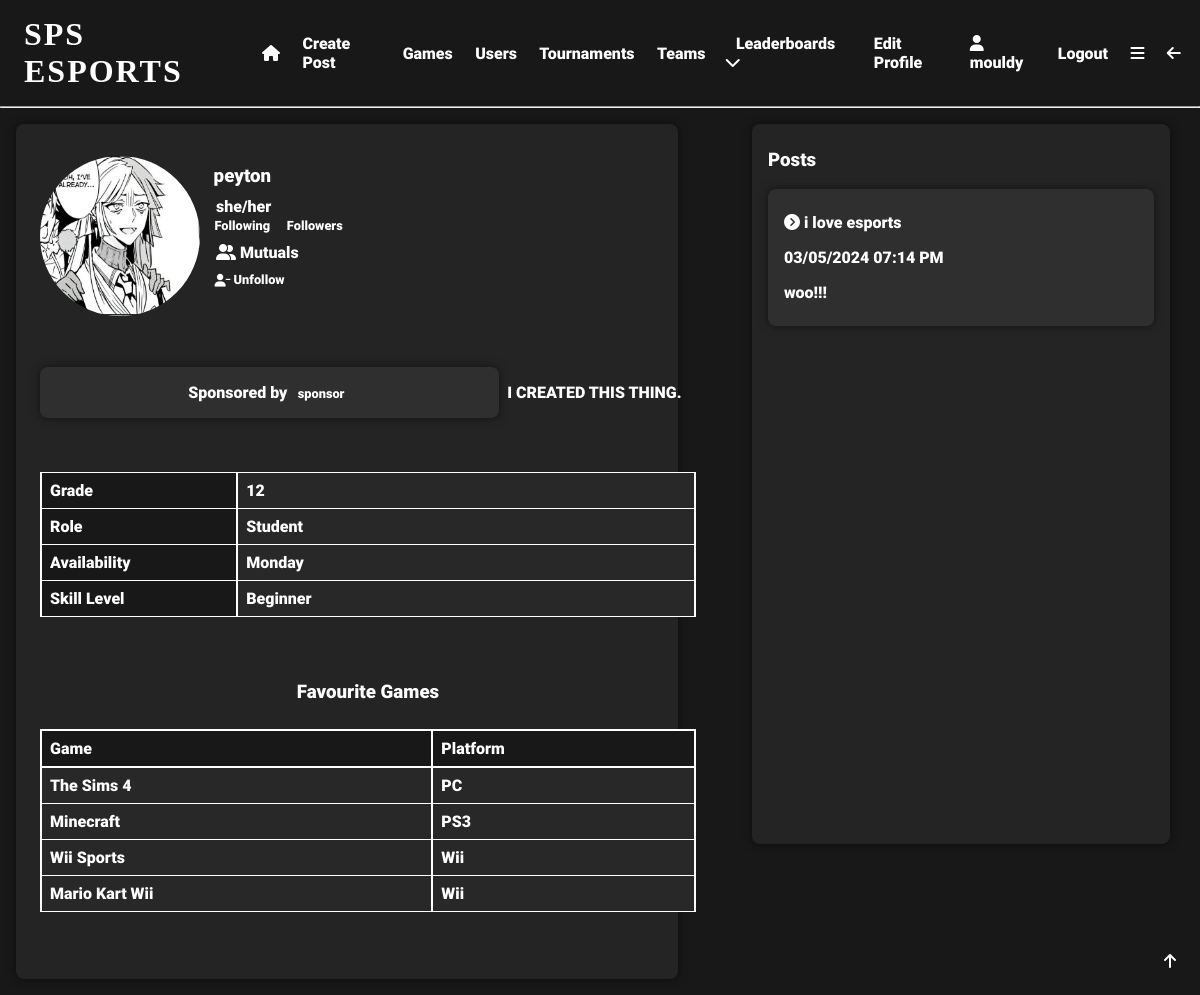
Page /user/peyton (signed in) on the committed database.
### app/models.py (models this page shows, shortened)
class User(UserMixin, db.Model):
    user_id = db.Column(db.Integer, primary_key=True)
    username = db.Column(db.String(64), index=True, unique=True)
    email = db.Column(db.String(120), index=True, unique=True)
    password_hash = db.Column(db.String(128), nullable=False)
    pfp = db.Column(db.String(140))
    user_bio = db.Column(db.String(140), default='New to SPS eSports!!!')
    pronouns = db.Column(db.String(64), nullable=True)
    skill_level = db.Column(db.String(64), default='Unsure')
    role = db.Column(db.String(64))
    grade = db.Column(db.String(64), nullable=True, default='Unsure')
    availability = db.Column(db.String(140), default='Unsure')
    teams = db.relationship('Teams', back_populates='user')
    team_users = db.relationship('TeamUsers', back_populates='user')
    posts = db.relationship('Posts', back_populates='user')
    likes = db.relationship('Likes', back_populates='user')
    tournaments = db.relationship('Tournaments', back_populates='user')
    favourite_games = db.relationship('FavouriteGames', back_populates='user')
    tournament_users = db.relationship('TournamentUsers', back_populates='user')
    comments = db.relationship('Comments', back_populates='user')
    matches = db.relationship('Matches', back_populates='user')
    match_users = db.relationship('MatchUsers', back_populates='user')
    following = db.relationship('Following', backref='user', foreign_keys='Following.user_id')
    followed = db.relationship('Following', foreign_keys='Following.following_id')
    sponsor = db.relationship('SponsoredUsers', backref='user', foreign_keys='SponsoredUsers.sponsor_id')
    sponsored = db.relationship('SponsoredUsers', foreign_keys='SponsoredUsers.sponsored_id')

class Games(db.Model):
    game_id = db.Column(db.Integer, primary_key=True, index=True, unique=True, nullable=False)
    game_title = db.Column(db.String(64), index=True, nullable=False)
    platform = db.Column(db.String(64), index=True)
    year = db.Column(db.Integer, index=True)
    genre = db.Column(db.String(64), index=True)
    publisher = db.Column(db.String(64), index=True)
    global_sales = db.Column(db.Float, index=True)
    sales_ranking = db.Column(db.Integer, index=True)
    favourite_games = db.relationship('FavouriteGames', back_populates='game')

class Posts(db.Model):
    post_id = db.Column(db.Integer, primary_key=True, index=True, unique=True, nullable=False)
    post_title = db.Column(db.String(64), nullable=False)
    post_content = db.Column(db.String(140), nullable=False)
    post_date = db.Column(db.DateTime, nullable=False)
    post_type = db.Column(db.String(64))
    likes = db.Column(db.Integer, default=0)
    user_id = db.Column(db.Integer, db.ForeignKey('user.user_id'), name='post_user_id', nullable=False)
    user = db.relationship('User', back_populates='posts')
    post_likes = db.relationship('Likes', back_populates='post')
    comments = db.relationship('Comments', back_populates='post')

### app/routes.py (the view, shortened to what this page needs)
@app.route('/user/<username>', methods=['GET', 'POST'])
@login_required
def user(username):
    user = User.query.filter_by(username=username).first_or_404()
    username = user.username
    if Following.query.filter_by(user_id=current_user.user_id, following_id=user.user_id).count() > 0:
        is_following = True
    else:
        is_following = False
    if is_following and Following.query.filter_by(user_id=user.user_id, following_id=current_user.user_id).count() > 0:
        mutuals = True
    else:
        mutuals = False
    tournaments = Tournaments.query.filter_by(winner=user.user_id).all()
    matches = Matches.query.filter_by(match_winner=user.user_id).all()
    fave_id = FavouriteGames.query.filter_by(user_id=user.user_id).all()
    favourites = []
    for favourite in fave_id:
        game = Games.query.filter_by(game_id=favourite.game_id).first()
        favourites.append(game)
    if SponsoredUsers.query.filter_by(sponsored_id=user.user_id).count() > 0:
        is_sponsee = True
        sponsor_id = SponsoredUsers.query.filter_by(sponsored_id=user.user_id).first().sponsor_id
        sponsor = User.query.filter_by(user_id=sponsor_id).first()
    else:
        is_sponsee = False
        sponsor = None
    posts = Posts.query.filter_by(user_id=user.user_id).order_by(Posts.post_date.desc()).all()
    for post in posts:
        if len(post.post_content) > 50:
            post.post_content = post.post_content[:50] + '...'
    if current_user.role == "Sponsor":
        is_sponsored = SponsoredUsers.query.filter_by(sponsor_id=current_user.user_id, sponsored_id=user.user_id).count()
    else:
        is_sponsored = False
    sponsees = []
    return render_template('user.html', user=user, posts=posts, username=username, is_following=is_following,
                           mutuals=mutuals, tournaments=tournaments, favourites=favourites, matches=matches, is_sponsored=is_sponsored, sponsees=sponsees, is_sponsee=is_sponsee, sponsor=sponsor)

### app/__init__.py (called while the page is built)
@app.template_filter('format_datetime')
def format_datetime(date):
    return date.strftime('%d/%m/%Y %I:%M %p')

### app/models.py (called while the page is built)
@login.user_loader
def load_user(user_id):
    return User.query.get(int(user_id))  # returns the user id as an integer

### app/templates/user.html (shortened to what this page needs)
{% extends "base.html" %}
{% block content %}
<div class="row">
    <div class="half">
        <div class="user-box">
            <div class="user-header">
                <div class="row">
                    <div class="quarter">
                        {% if user.pfp %}
                        <img src="{{url_for('static', filename='pfps/' + user.pfp)}}"
                             alt="profile picture">
                        {% else %}
                        <img src="{{url_for('static', filename='pfps/default.jpg')}}"
                             alt="profile picture">
                        {% endif %}
                    </div>
                    <div class="three-quarter">
                        <h3>{{user.username}}</h3>
                        {% if user.pronouns %}
                        <p>{{user.pronouns}}</p>
                        {% endif %}
                        <a href="{{url_for('following', username=user.username)}}">Following</a>
                        <a href="{{url_for('followers', username=user.username)}}">Followers</a>
                        <br>
                        {% if current_user.username == user.username %}
                        <a href="{{url_for('edit_profile')}}"><i class="fa-solid fa-pen"></i>  Edit Profile</a>
                        {% else %}
                            {% if mutuals %}
                            <p style="padding: 0.5em;"><i class="fa-solid fa-user-group"></i>  Mutuals</p>
                            {% endif %}
                            {% if is_following %}
                            <a href="{{url_for('unfollow', username=username)}}"><i class="fa-solid fa-user-minus"></i>  Unfollow</a>
                            {% else %}
                            <a href="{{url_for('follow', username=username)}}"><i class="fa-solid fa-user-plus"></i>  Follow</a>
                            {% endif %}
                        {% endif %}
                    </div>
                </div>
            </div>
            <div class="user-header">
                {% if is_sponsee %}
                <div class="gen-container">
                    <p>Sponsored by <a href="{{url_for('user', username=sponsor.username)}}">{{sponsor.username}}</a></p>
                </div>
                {% endif %}
                <div class="row">
                    <p>{{user.user_bio}}</p>
                </div>
                <div class="info-table firstcolumn">
                    <table>
                        <tr>
                            <td>Grade</td>
                            <td>{{user.grade}}</td>
                        </tr>
                        <tr>
                            <td>Role</td>
                            <td>{{user.role}}</td>
                        </tr>
                        <tr>
                            <td>Availability</td>
                            <td>{{user.availability}}</td>
                        </tr>
                        <tr>
                            <td>Skill Level</td>
                            <td>{{user.skill_level}}</td>
                        </tr>
                    </table>
                </div>
                {% if favourites %}
                <div class="info-table other">
                    <h3>Favourite Games</h3>
                    <table>
                        <tr>
                            <th>Game</th>
                            <th>Platform</th>
                        </tr>
                        {% for favourite in favourites %}
                        <tr>
                            <td>{{favourite.game_title}}</td>
                            <td>{{favourite.platform}}</td>
                        </tr>
                        {% endfor %}
                    </table>
                </div>
                {% endif %}
            </div>
        </div>
    </div>
    <div class="half">
        <div class="user-posts">
            <h3>Posts</h3>
            {% if posts %}
            {% for post in posts %}
            <div class="post">
                <a href="{{url_for('post', post_id=post.post_id)}}"><i
                        class="fa-solid fa-circle-chevron-right"></i>   {{post.post_title}}</a>
                <h4>{{post.post_date|format_datetime}}</h4>
                <p>{{post.post_content}}</p>
            </div>
            {% endfor %}
            {% else %}
            <p>No posts yet</p>
            {% endif %}
        </div>
    </div>
</div>
{% endblock %}

### app/templates/base.html (shortened to what this page needs)
<!DOCTYPE html>
<html lang="en">
<head>
    <link rel="stylesheet" href="{{ url_for('static', filename='css/styles.css') }}">
</head>
<body>
  <div id="top" class="header">
      {% if current_user.is_anonymous %}
        <h1 onclick="location.href='login'">SPS ESPORTS</h1>
        <a href="{{ url_for('login') }}">Login</a>
        <a href="{{ url_for('register') }}">Register</a>
      {% else %}
        <h1 onclick="location.href='{{url_for('index')}}'">SPS ESPORTS</h1>
        <a href="{{ url_for('index') }}"><i class="fa-solid fa-house"></i></a>
        <a href="{{ url_for('create_post') }}">Create Post</a>
        <a href="{{ url_for('search') }}">Games</a>
        <a href="{{ url_for('user_search') }}">Users</a>
        <a href="{{ url_for('tournament_search') }}">Tournaments</a>
        <a href="{{url_for('team_search')}}">Teams</a>
        <div class="expand">
            <div class="expand-button">
                <a href="javascript:showDropdown()">Leaderboards  <i class="fa-solid fa-chevron-down"></i></a>
            </div>
        </div>
        <a href="{{ url_for('edit_profile') }}">Edit Profile</a>
        <a href="{{ url_for('user', username=current_user.username) }}"><i class="fa-solid fa-user"></i>   {{current_user.username}}</a>
        <a href="{{ url_for('logout') }}">Logout</a>
        <a href="javascript:showNavBar()"><i class="fa-solid fa-bars"></i></a>
        <a href="javascript:window.history.back();"><i class="fa-solid fa-arrow-left"></i></a>
      {% endif %}
  </div>
    <hr>
  <div class="topbutton">
    <a href="#top"><i class="fa-solid fa-arrow-up"></i></a>
  </div>
{% block content %} {% endblock %}
</body>
</html>

### app/static/css/styles.css (style rules this page uses)
* { margin: 0; padding: 0; box-sizing: border-box; scroll-behavior: smooth; scrollbar-width: thin; scrollbar-color: white var(--bg); }
body { background: var(--bg); color: white; }
:root { --accent: #e81c29; --bg: #181818; --bg2: #282828; --lightbg: rgba(255,255,255,0.05); }
.row { display: flex; }
.half { flex: 50%; }
.quarter { flex: 25%; }
.three-quarter { flex: 75%; }
.header { display:flex; align-items: center; padding: 1em 0.5em; }
.header a { padding: 0em 0.7em; font-family: 'Roboto'; font-size: 1em; text-decoration: none; transition: 0.5s; position: relative; transition: 0.3s; color: white; }
.header a::before { content: ''; position: absolute; width: 100%; height: 2px; left: 0; bottom: -2px; background-color: var(--accent); transform-origin: right; transform: scaleX(0); transition: transform 0.3s; }
.header h1 { box-shadow: inset 0 0 0 0 var(--bg); font-family: 'Nausea'; letter-spacing: 2px; padding: 0 0.5em; position: relative; transition: color 0.3s ease-in-out, box-shadow 0.3s ease-in-out; }
.expand { font-family: 'Roboto'; padding: 0.5em; position: relative; }
h1 { font-family: 'Roboto'; font-size: 2em; }
.topbutton { position: fixed; bottom: 1em; right: 1em; padding: 0.5em; border-radius: 50%; background-color: var(--bg); color: white; font-family: 'Roboto'; font-size: 1em; transition: 0.5s; }
p { font-family: 'Roboto'; font-size: 1em; padding: 0.5em 0; }
a { color: white; text-decoration: none; transition: 0.5s; padding: 0.5em 0; position: relative; font-family: 'Roboto'; }
a::before { content: ''; position: absolute; width: 100%; height: 2px; left: 0; bottom: -2px; background-color: var(--accent); transform-origin: right; transform: scaleX(0); transition: transform 0.3s; }
.user-posts { display: flex; flex-flow: column; height: 90vh; width: 90%; overflow-y: scroll; overflow-x: hidden; background-color: var(--lightbg); box-shadow: 0 0 10px 0 rgba(0,0,0,0.5); border-radius: 0.5em; padding: 1em; margin: 1em; }
.user-posts h3 { padding: 0.5em 0; font-family: 'Roboto'; }
.post { display: flex; flex-flow: column wrap; background-color: var(--lightbg); box-shadow: 0 0 10px 0 rgba(0,0,0,0.5); border-radius: 0.5em; padding: 1em; margin: 0.5em 0; font-family: 'Roboto'; width: 100%; background: rgba(255,255,255,0.05); }
.post h4 { margin: 0.5em 0; }
.post a::before { top: 80%; }
.user-box { display: flex; flex-flow: column wrap; background-color: var(--lightbg); box-shadow: 0 0 10px 0 rgba(0,0,0,0.5); border-radius: 0.5em; padding: 1em; margin: 1em; font-family: 'Roboto'; width: 90%; height: auto; background: rgba(255,255,255,0.05); }
.user-header { display: flex; flex-flow: row wrap; align-items: center; padding: 0.5em; margin: 0.5em 0; height: 100%; }
.user-header .quarter { height: 20vh; width: 20vh; }
.user-header .three-quarter { height: 20vh; width: 60vh; margin: 0 0.5em; }
.user-header .quarter img { border-radius: 50%; aspect-ratio: 1/1; height: 100%; width: auto; }
.user-header h3 { padding: 0.5em 0.3em; }
.user-header a { padding: 0.5em; font-family: 'Roboto'; font-size: 0.8em; text-decoration: none; transition: 0.5s; position: relative; transition: 0.3s; }
.user-header a::before { top: 80%; }
.user-header p { font-size 0.8em; padding: 0 0.5em; }
.info-table { display: flex; flex-flow: column wrap; align-items: center; justify-content: center; width: 100%; margin: 1em 0; font-family: 'Roboto'; }
.info-table table { width: 100%; border-collapse: collapse; margin: 1em 0; text-align: left; }
.info-table th { padding: 0.5em; border: 2px solid white; background-color: var(--bg2); }
.info-table td { padding: 0.5em; border: 1px solid white; border-right: 2px solid white; border-left: 2px solid white; background-color: var(--bg2); }
.info-table.firstcolumn tr > td:first-child { width: 30%; background-color: var(--bg); }
.info-table.other th { background-color: var(--bg); }
.gen-container { display: flex; flex-flow: column wrap; align-items: center; justify-content: center; width: 70%; margin: 1em 0; font-family: 'Roboto'; background-color: var(--lightbg); padding: 1em; border-radius: 0.5em; box-shadow: 0 0 10px 0 rgba(0,0,0,0.5); }

### rows in the picture
User: username "mouldy"
User: pfp (picture), username "peyton", pronouns "she/her", user_bio "I CREATED THIS THING.", grade "12", role "Student", availability "Monday", skill_level "Beginner"
User: username "sponsor"
Games: game_title "The Sims 4", platform "PC"
Games: game_title "Minecraft", platform "PS3"
Games: game_title "Wii Sports", platform "Wii"
Games: game_title "Mario Kart Wii", platform "Wii"
Posts: post_title "i love esports", post_date "03/05/2024 07:14 PM", post_content "woo!!!"
